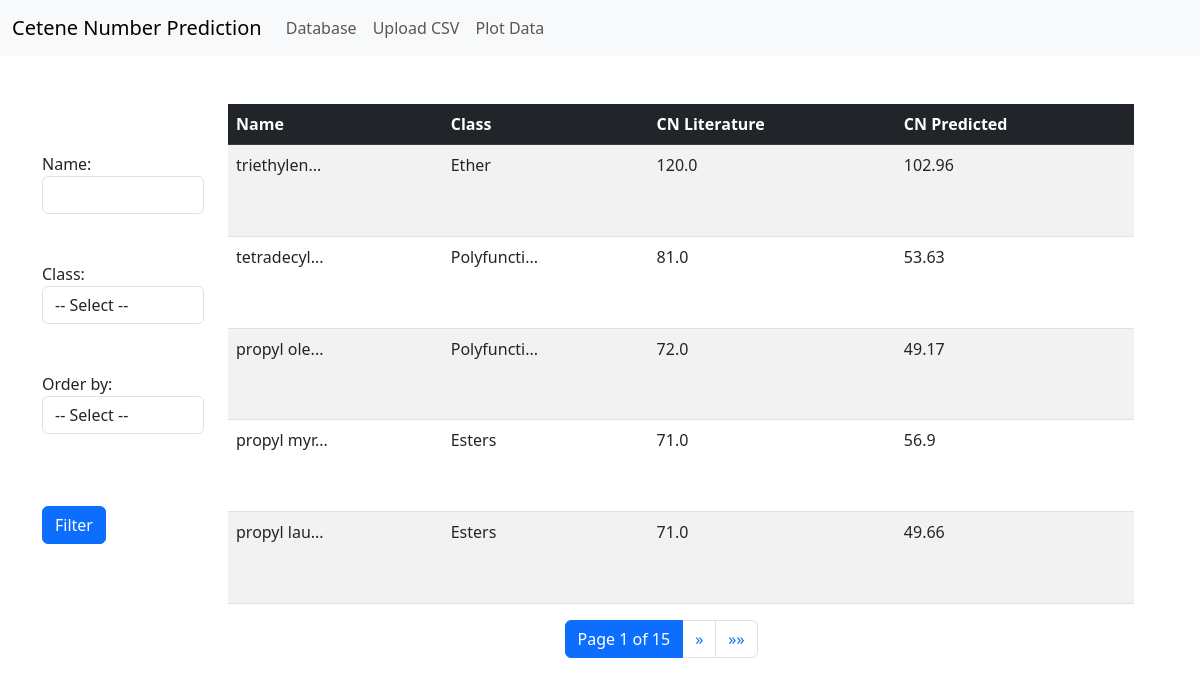
The page /predictions/ on the database its author committed.
### app1/models.py (models this page shows, shortened)
class Prediction(models.Model):
    SMILES = models.CharField(max_length=255, null=True, blank=True)
    Name = models.CharField(max_length=255, null=True, blank=True)
    Class = models.CharField(max_length=255, null=True, blank=True)
    Formula = models.CharField(max_length=255, null=True, blank=True)
    Molecular_mass = models.FloatField(
        null=True, blank=True, verbose_name="Molecular mass (g/mol)"
    )
    CN_literature = models.FloatField(null=True, blank=True)
    CN_predicted = models.FloatField(null=True, blank=True)
    dnAB = models.FloatField(null=True, blank=True)
    dnCCDB = models.FloatField(null=True, blank=True)
    dnQC = models.FloatField(null=True, blank=True)
    g_CH3 = models.FloatField(null=True, blank=True)
    g_CH2_linear = models.FloatField(null=True, blank=True)
    g_OH = models.FloatField(null=True, blank=True)
    g_O_linear = models.FloatField(null=True, blank=True)
    g_O_ring = models.FloatField(null=True, blank=True)
    Ketone_linear = models.FloatField(null=True, blank=True)
    Ketone_ring = models.FloatField(null=True, blank=True)
    Aldehyde = models.FloatField(null=True, blank=True)
    Ester_linear = models.FloatField(null=True, blank=True)
    g_CH_linear = models.FloatField(null=True, blank=True)
    g_CHdb_linear = models.FloatField(
        null=True, blank=True, verbose_name="g_CHdb_linear"
    )
    g_CHdb_ring = models.FloatField(null=True, blank=True)
    g_CH2db_linear = models.FloatField(null=True, blank=True)
    g_CH_ring = models.FloatField(null=True, blank=True)
    g_CH2_ring = models.FloatField(null=True, blank=True)
    Carboxylic_acid = models.FloatField(null=True, blank=True)
    Mod_Leiden = models.FloatField(null=True, blank=True)
    CN_predicted = models.FloatField(null=True, blank=True)
    image = models.ImageField(upload_to="molecules", null=True, blank=True)

### app1/views.py (the view)
# urls.py: path("predictions/", views.prediction_list, name="prediction_list"),
def prediction_list(request):
    predictions = Prediction.objects.all().order_by("-id")
    name = request.GET.get("name", "")
    class_field = request.GET.get("class_field", "")
    formula = request.GET.get("formula", "")
    order_by = request.GET.get("order_by", "")
    if name:
        predictions = predictions.filter(Name__icontains=name)
    if class_field:
        if class_field == 'nan':
            predictions = predictions.filter(Class__isnull=True) | predictions.filter(Class='')
        else:
            predictions = predictions.filter(Class__icontains=class_field)
    if formula:
        predictions = predictions.filter(Formula__icontains=formula)
    if order_by:
        predictions = predictions.order_by(order_by)
    paginator = Paginator(predictions, 5)  # Show 5 predictions per page
    page_number = request.GET.get('page')
    try:
        predictions_page = paginator.page(page_number)
    except PageNotAnInteger:
        predictions_page = paginator.page(1)
    except EmptyPage:
        predictions_page = paginator.page(paginator.num_pages)
    prediction_data = [
        {
            "id": prediction.id,
            "SMILES": prediction.SMILES,
            "Name": prediction.Name,
            "Class": prediction.Class,
            "Formula": prediction.Formula,
            "Molecular_mass": (
                round(prediction.Molecular_mass, 2)
                if prediction.Molecular_mass is not None
                else None
            ),
            "CN_literature": prediction.CN_literature,
            "CN_predicted": round(prediction.CN_predicted, 2),
            "dnAB": prediction.dnAB,
            "dnCCDB": prediction.dnCCDB,
            "dnQC": prediction.dnQC,
            "g_CH3": prediction.g_CH3,
            "g_CH2_linear": prediction.g_CH2_linear,
            "g_OH": prediction.g_OH,
            "g_O_linear": prediction.g_O_linear,
            "g_O_ring": prediction.g_O_ring,
            "Ketone_linear": prediction.Ketone_linear,
            "Ketone_ring": prediction.Ketone_ring,
            "Aldehyde": prediction.Aldehyde,
            "Ester_linear": prediction.Ester_linear,
            "g_CH_linear": prediction.g_CH_linear,
            "g_CHdb_linear": prediction.g_CHdb_linear,
            "g_CHdb_ring": prediction.g_CHdb_ring,
            "g_CH2db_linear": prediction.g_CH2db_linear,
            "g_CH_ring": prediction.g_CH_ring,
            "g_CH2_ring": prediction.g_CH2_ring,
            "Carboxylic_acid": prediction.Carboxylic_acid,
            "Mod_Leiden": prediction.Mod_Leiden,
            "image": prediction.image,
        }
        for prediction in predictions_page
    ]
    classes = ['Aromatic', 'cyclo-alkane', 'Ester', 'Ether', 'Ester: saturated', 'Alcohol',
               'n-Alkane', 'Polyfunctional', 'Cyclic Ketone', 'Ester of Dicarboxylic Acids',
               'Cyclic Ether', 'Alkene', 'iso-alkane', 'Cyclic Alcohol',
               'Ester: Unsaturated', 'Carboxylic Acids', 'Ketone', 'Lactone', 'Aldehyde',
               'Naphtenes', 'Furans', 'nan']
    return render(
        request,
        "app1/prediction_list.html",
        {
            "predictions": prediction_data,
            "name": name,
            "class_field": class_field,
            "formula": formula,
            "order_by": order_by,
            "paginator": paginator,
            "page_obj": predictions_page,
            "classes":classes,
        },
    )

### app1/templatetags/custom_filters.py (called while the page is built)
@register.filter
def truncate_chars(value, max_length=10):
    if len(value) > max_length:
        return value[:max_length] + "..."
    return value

### app1/templates/app1/prediction_list.html (shortened to what this page needs)
{% extends 'base.html' %}
{% load custom_filters %}
{% block content %}
<div class="container mt-5">
    <div class="row justify-content-center table-container">
        <div class="col-md-2 ">
            <form class="form mt-5" method="GET" action="{% url 'prediction_list' %}">
                <div class="form-group">
                    <label for="id_name">Name:</label>
                    <input class="form-control" type="text" name="name" maxlength="255" id="id_name" value="{{ request.GET.name|default:'' }}" autocomplete="off">
                </div>
                <br><br>
                <div class="form-group">
                    <label for="id_class_field">Class:</label>
                    <select class="form-control" name="class_field" id="id_class_field">
                        <option value="">-- Select --</option>
                    </select>
                </div>
                <br><br>
                <div class="form-group">
                    <label for="id_order_by">Order by:</label>
                    <select class="form-control" name="order_by" id="id_order_by">
                        <option value="">-- Select --</option>
                    </select>
                </div>
                <br><br>
                <br>
                <button type="submit" class="btn btn-primary">Filter</button>
            </form>
        </div>
        <div class="col-md-10 full-height">
            <table class="table table-striped table-hover full-height">
                <thead class="table-dark">
                    <tr>
                        <th scope="col">Name</th>
                        <th scope="col">Class</th>
                        <th scope="col">CN Literature</th>
                        <th scope="col">CN Predicted</th>
                    </tr>
                </thead>
                <tbody>
                    {% for prediction in predictions %}
                    <tr tr data-bs-toggle="modal" data-bs-target="#myModal"
                    data-image-url="{{ prediction.image.url }}"
                    data-smiles="{{ prediction.SMILES }}"
                    >
                        <td>{{ prediction.Name|truncate_chars:10 }}</td>
                        <td>{{ prediction.Class|truncate_chars:10 }}</td>
                        <td>{{ prediction.CN_literature }}</td>
                        <td>{{ prediction.CN_predicted }}</td>
                    </tr>
                    {% endfor %}
                </tbody>
            </table>
        </div>
    </div>
    <div class="row justify-content-center mt-3">
        <div class="col-md-6 offset-md-5">
            <nav aria-label="Page navigation">
                <ul class="pagination">
                    <li class="page-item active">
                        <span class="page-link">
                            Page {{ page_obj.number }} of {{ page_obj.paginator.num_pages }}
                        </span>
                    </li>
                    {% if page_obj.has_next %}
                    <li class="page-item">
                        <a class="page-link" href="?page={{ page_obj.next_page_number }}" aria-label="Next">
                            <span aria-hidden="true">&raquo;</span>
                        </a>
                    </li>
                    <li class="page-item">
                        <a class="page-link" href="?page={{ paginator.num_pages }}" aria-label="Last">
                            <span aria-hidden="true">&raquo;&raquo;</span>
                        </a>
                    </li>
                    {% endif %}
                </ul>
            </nav>
        </div>
    </div>
</div>
{% endblock %}

### templates/base.html (shortened to what this page needs)
<!DOCTYPE html>
<html lang="en">
<head>
    <link href="https://cdn.jsdelivr.net/npm/bootstrap@5.3.0/dist/css/bootstrap.min.css" rel="stylesheet">
</head>
<body>
    {% include 'includes/header.html' %}
    {% block content %}
    {% endblock %}
</body>
</html>

### templates/includes/header.html (shortened to what this page needs)
<header class="header">
    <nav class="navbar navbar-expand-lg navbar-light bg-light">
        <div class="container-fluid">
            <a class="navbar-brand" href="{% url 'prediction_list' %}">Cetene Number Prediction</a>
            <div class="collapse navbar-collapse" id="navbarNav">
                <ul class="navbar-nav">
                    <li class="nav-item">
                        <a class="nav-link" href="{% url 'prediction_list' %}">Database</a>
                    </li>
                    <li class="nav-item">
                        <a class="nav-link" href="{% url 'upload_csv' %}">Upload CSV</a>
                    </li>
                    <li class="nav-item">
                        <a class="nav-link" href="{% url 'plot_data' %}">Plot Data</a>
                    </li>
                </ul>
            </div>
        </div>
    </nav>
</header>

### app1/templates/app1/prediction_list.html (style rules this page uses)
.full-height { height: 100%; }
.table-container { height: 500px; width: 100%; }

### rows shown on the page
Prediction: Name "triethylen...", Class "Ether", CN_literature "120.0"
Prediction: Name "tetradecyl...", Class "Polyfuncti...", CN_literature "81.0"
Prediction: Name "propyl ole...", Class "Polyfuncti...", CN_literature "72.0"
Prediction: Name "propyl myr...", Class "Esters", CN_literature "71.0"
Prediction: Name "propyl lau...", Class "Esters", CN_literature "71.0"

### other values the page prints
{{ prediction.CN_predicted }} "102.96" "53.63" "49.17" "56.9" "49.66"
{{ page_obj.number }} "1"
{{ page_obj.paginator.num_pages }} "15"
